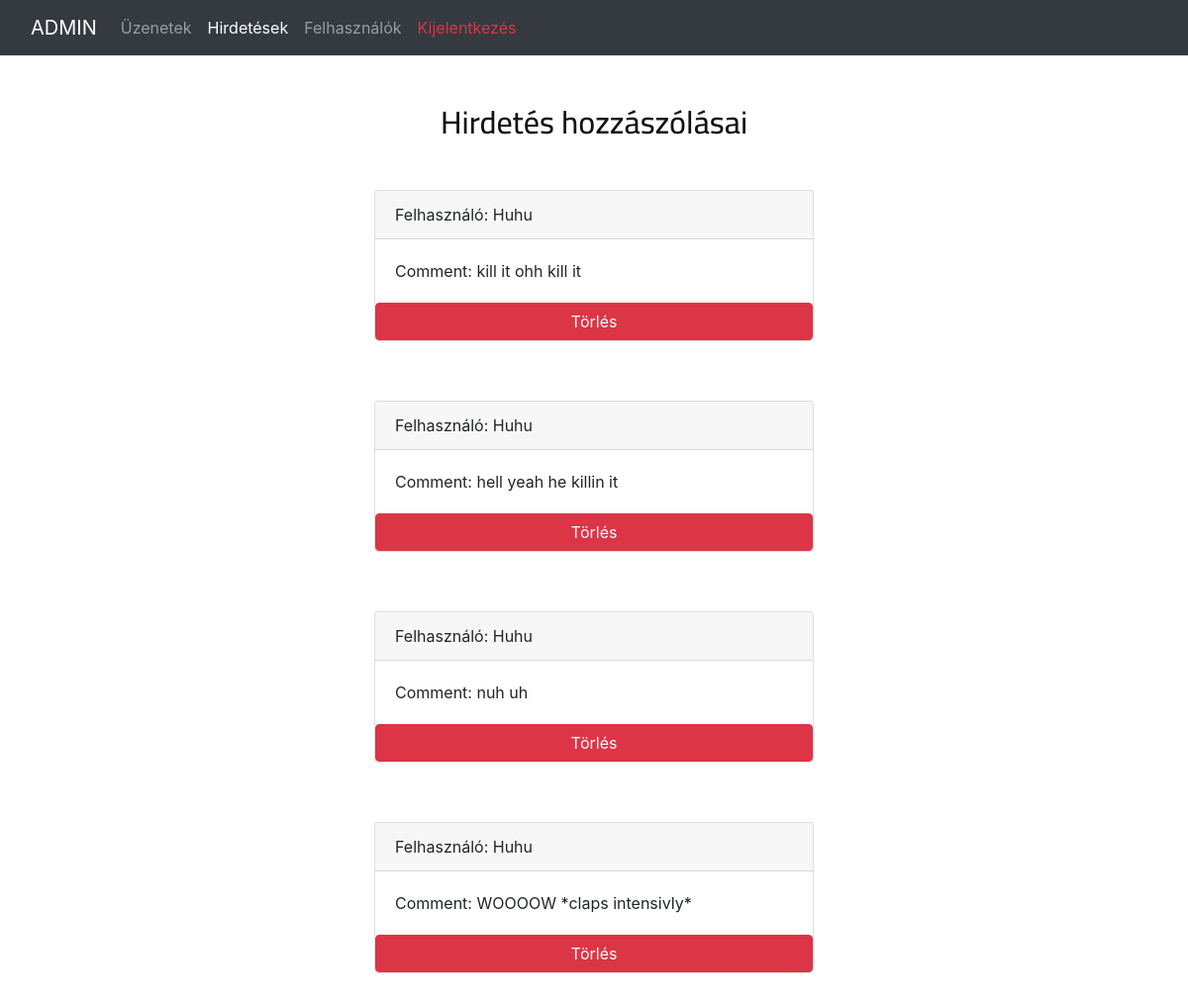
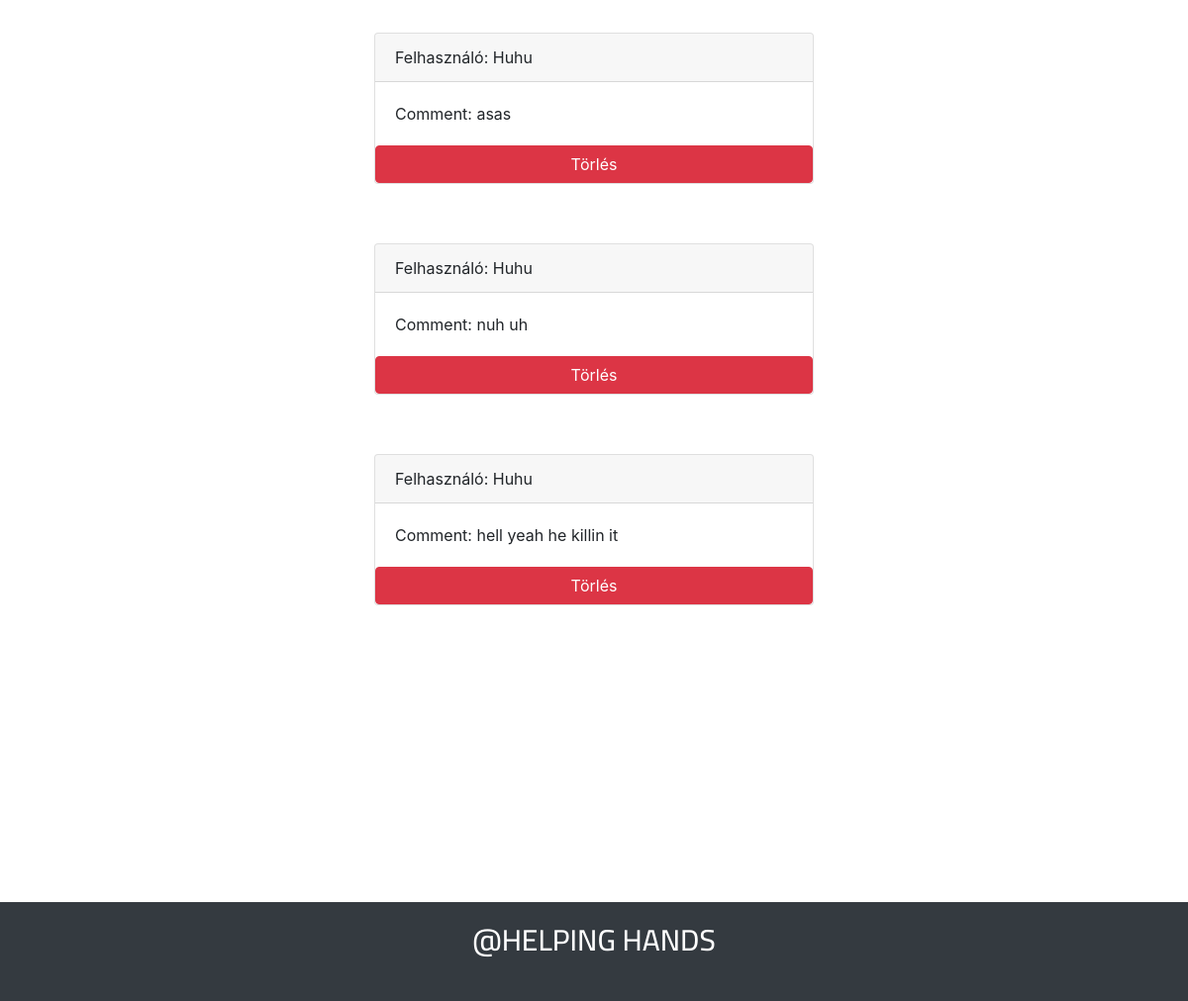
Screenshot of /adminComments.php?postid=9 (signed in) with the database file from the repository (2 pictures, top to bottom).
### tables this page shows
CREATE TABLE `comments` (
  `id` int(11) NOT NULL,
  `postid` int(11) NOT NULL,
  `userid` int(11) NOT NULL,
  `text` varchar(100) NOT NULL,
  `commentid` int(11) NOT NULL
);

CREATE TABLE `users` (
  `id` int(11) NOT NULL,
  `vezeteknev` varchar(100) NOT NULL,
  `keresztnev` varchar(100) NOT NULL,
  `felhasznalonev` varchar(20) NOT NULL,
  `email` varchar(100) NOT NULL,
  `password` varchar(100) NOT NULL,
  `prof_img` varchar(100) NOT NULL,
  `registDate` date NOT NULL DEFAULT current_timestamp()
);

### adminComments.php (the view, shortened to what this page needs)
<?php
    require "config.php";
    $postid = $_GET['postid'];
?>
<!DOCTYPE html>
<html lang="hu">
    <head>
    <link rel="stylesheet" href="css/style.css" type="text/css">
    <link rel="stylesheet" href="https://maxcdn.bootstrapcdn.com/bootstrap/4.5.2/css/bootstrap.min.css">
    </head>
    <body>
    <nav class="navbar navbar-expand-sm bg-dark navbar-dark">
        <div class="container-fluid">
            <a class="navbar-brand">ADMIN</a>
            <div class="collapse navbar-collapse" id="navbarNav">
                <ul class="navbar-nav">
                    <li class="nav-item">
                        <a class="nav-link" href="admin.php">Üzenetek</a>
                    </li>
                    <li class="nav-item">
                        <a class="nav-link active" href="adminAds.php">Hirdetések</a>
                    </li>
                    <li class="nav-item">
                        <a class="nav-link" href="adminUsers.php">Felhasználók</a>
                    </li>
                    <li class="nav-item">
                        <a class="nav-link text-danger" href="index.php">Kijelentkezés</a>
                    </li>
                </ul>
            </div>
        </div>
    </nav>
        <section>
        <div class="container mt-5">
        <h2>Hirdetés hozzászólásai</h2>
        <?php
            $lekerdezes= "SELECT * FROM comments WHERE postid=$postid";
            $osszes_comment = $conn-> query($lekerdezes);
            while ($comments = $osszes_comment->fetch_assoc()) {
        ?>
            <?php $userLekerdez= "SELECT * FROM users WHERE id=$comments[userid]";
                $commentUsers = $conn->query($userLekerdez);
                $cm = $commentUsers->fetch_assoc();
            ?>
            <div class="card messages">
                <div class="card-header">Felhasználó: <?= htmlspecialchars($cm['felhasznalonev']); ?></div>
                <div class="card-body">Comment: <?= htmlspecialchars($comments['text']); ?></div>
                <form method="post" action="adminComments.php">
                    <button class="btn btn-danger" name="deleteBTN">Törlés</button><style> button {width:100%;}</style>
                </form>
            </div>
        <?php } ?>
        </div>
        </section>
        <footer class="bg-dark adminFooter">
            <h3 class="footerLogo">@HELPING HANDS</h3>
        </footer>
    </body>
</html>

### css/style.css (style rules this page uses)
html, body { height: 100%; font-family: "Cairo", sans-serif; -webkit-font-smoothing: antialiased; font-smoothing: antialiased; }
h1, h2, h3, h4, h5, h6 { margin: 0; color: #111111; font-weight: 400; font-family: "Cairo", sans-serif; }
h2 { font-size: 36px; }
h3 { font-size: 30px; }
ul, ol { padding: 0; margin: 0; }
@media only screen and (min-width: 1200px) { .container { max-width: 1170px; } }

### adminComments.php (style rules this page uses)
button { width:100%; }
h2 { text-align: center; margin-bottom: 50px; }
.messages { width: 40%; margin: 0 auto; margin-bottom: 60px; }
.adminFooter { margin-top: 300px; margin-bottom: 0px; height: 100px; padding: 0; text-align: center; }
.footerLogo { color: white; font-size: 30px; padding: 20px; }

### rows the page displays
comments: userid.felhasznalonev "Huhu", text "kill it ohh kill it"
comments: userid.felhasznalonev "Huhu", text "hell yeah he killin it"
comments: userid.felhasznalonev "Huhu", text "nuh uh"
comments: userid.felhasznalonev "Huhu", text "WOOOOW *claps intensivly*"
comments: userid.felhasznalonev "Huhu", text "asas"
comments: userid.felhasznalonev "Huhu", text "nuh uh"
comments: userid.felhasznalonev "Huhu", text "hell yeah he killin it"
